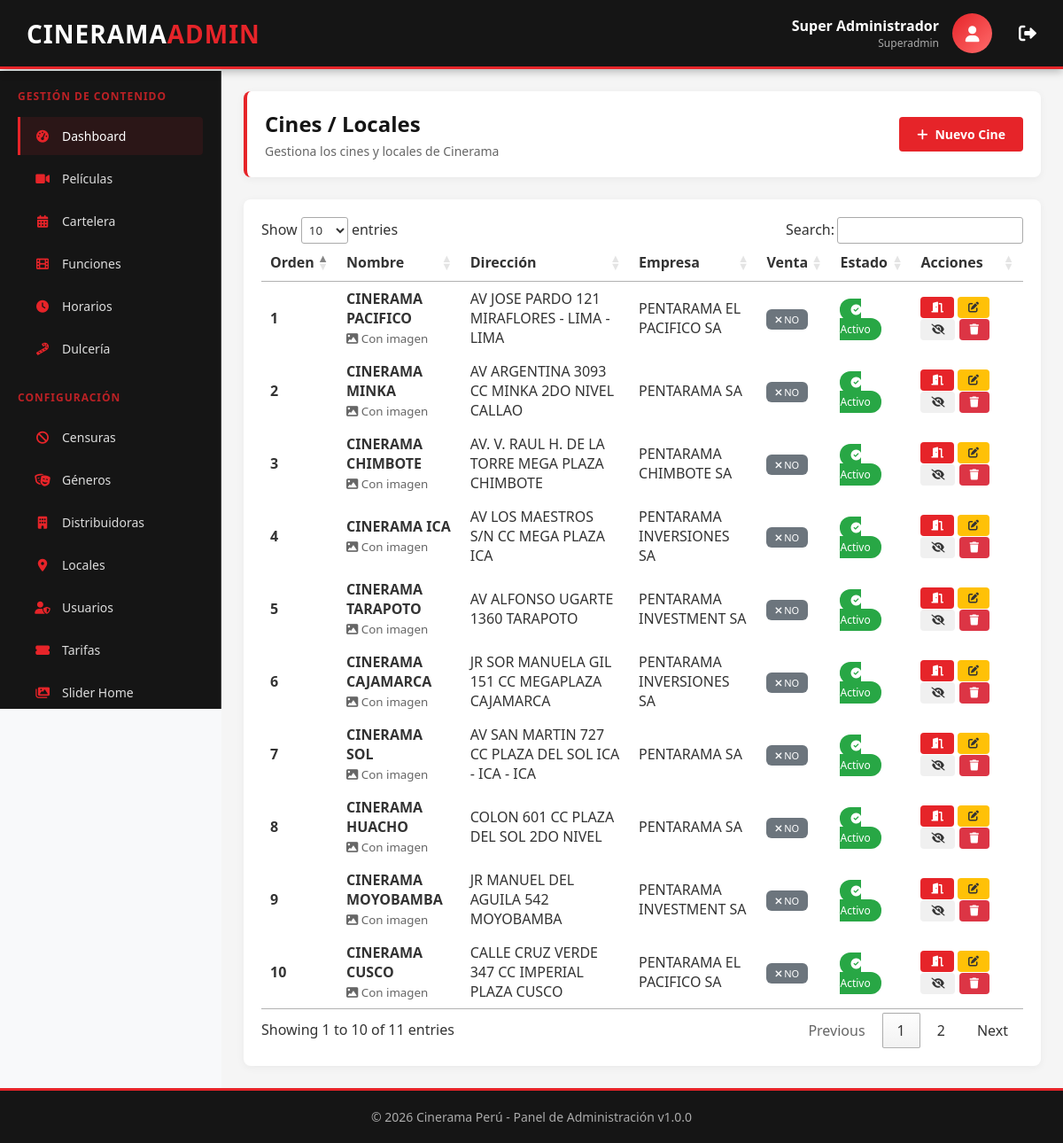
/panel/modules/cines/index.php (signed in), run on the app's committed database.
### tables this page shows
CREATE TABLE `tbl_locales`  (
  `id` int(5) NOT NULL AUTO_INCREMENT,
  `nombre` char(50) NOT NULL,
  `descripcion` char(100) NULL DEFAULT NULL,
  `direccion` char(100) NOT NULL,
  `ubigeo` char(6) NOT NULL,
  `cc` char(4) NOT NULL,
  `estado` char(1) NOT NULL DEFAULT '1',
  `empresa` int(5) NOT NULL,
  `img` char(50) NOT NULL,
  `orden` int(2) NOT NULL,
  `venta` char(2) NOT NULL DEFAULT 'NO',
  PRIMARY KEY (`id`) USING BTREE,
  INDEX `fk_local_empresa`(`empresa`) USING BTREE,
  CONSTRAINT `fk_local_empresa` FOREIGN KEY (`empresa`) REFERENCES `tbl_empresa` (`id`) ON DELETE RESTRICT ON UPDATE CASCADE
);

CREATE TABLE `tbl_empresa`  (
  `id` int(5) NOT NULL AUTO_INCREMENT,
  `razon_social` char(50) NULL DEFAULT NULL,
  `direccion` char(150) NULL DEFAULT NULL,
  `departamento` char(50) NOT NULL DEFAULT '',
  `provincia` char(50) NOT NULL DEFAULT '',
  `distrito` char(50) NOT NULL DEFAULT '',
  `ubigeo` char(6) NULL DEFAULT NULL,
  `ruc` char(11) NULL DEFAULT NULL,
  `estado` char(1) NULL DEFAULT '1',
  `exonerado` char(2) NOT NULL DEFAULT 'NO',
  `usuario_sol` char(50) NULL DEFAULT NULL,
  `clave_sol` char(50) NULL DEFAULT NULL,
  `certificado` char(50) NULL DEFAULT NULL,
  `clave_certificado` char(255) NULL DEFAULT NULL,
  `logo` char(50) NULL DEFAULT NULL,
  PRIMARY KEY (`id`) USING BTREE
);

### panel/modules/cines/index.php (the view, shortened to what this page needs)
<?php
require_once '../../config/config.php';
include '../../includes/header.php';
include '../../includes/sidebar.php';
try {
    $stmt = $db->query("
        SELECT l.*, e.razon_social as empresa_nombre
        FROM tbl_locales l
        LEFT JOIN tbl_empresa e ON l.empresa = e.id
        ORDER BY l.orden ASC, l.id DESC
    ");
    $cines = $stmt->fetchAll();
} catch (PDOException $e) {
    showAlert('error', 'Error', 'Error al obtener los cines: ' . $e->getMessage());
    $cines = [];
}
?>
<main class="admin-content">
    <div class="content-header">
        <div>
            <h1 class="page-title">Cines / Locales</h1>
            <p class="page-subtitle">Gestiona los cines y locales de Cinerama</p>
        </div>
        <div>
            <a href="create.php" class="btn btn-primary">
                <i class="fas fa-plus"></i> Nuevo Cine
            </a>
        </div>
    </div>
    <div class="table-container">
        <table class="datatable">
            <thead>
                <tr>
                    <th>Orden</th>
                    <th>Nombre</th>
                    <th>Dirección</th>
                    <th>Empresa</th>
                    <th>Venta</th>
                    <th>Estado</th>
                    <th>Acciones</th>
                </tr>
            </thead>
            <tbody>
                <?php foreach ($cines as $cine): ?>
                    <tr>
                        <td><strong><?php echo $cine['orden']; ?></strong></td>
                        <td>
                            <strong><?php echo htmlspecialchars($cine['nombre']); ?></strong>
                            <?php if ($cine['img']): ?>
                                <br><small style="color: #666;"><i class="fas fa-image"></i> Con imagen</small>
                            <?php endif; ?>
                        </td>
                        <td><?php echo htmlspecialchars($cine['direccion']); ?></td>
                        <td><?php echo htmlspecialchars($cine['empresa_nombre']); ?></td>
                        <td>
                            <?php if ($cine['venta'] == 'SI'): ?>
                                <span style="background: #28a745; color: white; padding: 4px 10px; border-radius: 6px; font-size: 11px;">
                                    <i class="fas fa-check"></i> SÍ
                                </span>
                            <?php else: ?>
                                <span style="background: #6c757d; color: white; padding: 4px 10px; border-radius: 6px; font-size: 11px;">
                                    <i class="fas fa-times"></i> NO
                                </span>
                            <?php endif; ?>
                        </td>
                        <td>
                            <?php if ($cine['estado'] == '1'): ?>
                                <span style="background: #28a745; color: white; padding: 4px 12px; border-radius: 12px; font-size: 12px;">
                                    <i class="fas fa-check-circle"></i> Activo
                                </span>
                            <?php else: ?>
                                <span style="background: #dc3545; color: white; padding: 4px 12px; border-radius: 12px; font-size: 12px;">
                                    <i class="fas fa-times-circle"></i> Inactivo
                                </span>
                            <?php endif; ?>
                        </td>
                        <td>
                            <a href="../salas/index.php?local=<?php echo $cine['id']; ?>" class="btn btn-primary btn-sm" title="Ver Salas">
                                <i class="fas fa-door-open"></i>
                            </a>
                            <a href="edit.php?id=<?php echo $cine['id']; ?>" class="btn btn-warning btn-sm" title="Editar">
                                <i class="fas fa-edit"></i>
                            </a>
                            <a href="toggle_status.php?id=<?php echo $cine['id']; ?>"
                                class="btn btn-secondary btn-sm btn-toggle-status"
                                title="<?php echo ($cine['estado'] == '1') ? 'Desactivar' : 'Activar'; ?>">
                                <i class="fas fa-<?php echo ($cine['estado'] == '1') ? 'eye-slash' : 'eye'; ?>"></i>
                            </a>
                            <a href="delete.php?id=<?php echo $cine['id']; ?>"
                                class="btn btn-danger btn-sm btn-delete"
                                data-name="<?php echo htmlspecialchars($cine['nombre']); ?>"
                                title="Eliminar">
                                <i class="fas fa-trash"></i>
                            </a>
                        </td>
                    </tr>
                <?php endforeach; ?>
            </tbody>
        </table>
    </div>
</main>
<?php
include '../../includes/footer.php'; ?>

### panel/includes/header.php (shortened to what this page needs)
<!DOCTYPE html>
<html lang="es">
<head>
    <link rel="stylesheet" href="https://cdnjs.cloudflare.com/ajax/libs/font-awesome/6.0.0/css/all.min.css">
    <link rel="stylesheet" href="https://cdn.jsdelivr.net/npm/sweetalert2@11/dist/sweetalert2.min.css">
    <link rel="stylesheet" href="https://cdn.datatables.net/1.13.7/css/jquery.dataTables.min.css">
    <link rel="stylesheet" href="<?php echo ASSETS_URL; ?>css/style.css">
</head>
<body>
    <header class="admin-header">
        <div class="logo-section">
            <div class="logo">CINERAMA<span>ADMIN</span></div>
        </div>
        <div class="user-panel">
            <div class="user-info">
                <div class="user-name"><?php echo htmlspecialchars($_SESSION['nombre'] ?? 'Usuario'); ?></div>
                <div class="user-role">
                    <?php
                    echo ucfirst($_SESSION['rol'] ?? 'Invitado');
                    ?>
                </div>
            </div>
            <div class="user-avatar">
                <i class="fas fa-user"></i>
            </div>
            <a href="<?php echo BASE_URL; ?>logout.php" class="btn-logout" title="Cerrar Sesión" style="margin-left: 15px; color: white; text-decoration: none;">
                <i class="fas fa-sign-out-alt fa-lg"></i>
            </a>
        </div>
    </header>
    <div class="admin-container">

### panel/includes/sidebar.php (shortened to what this page needs)
<?php
$role = $_SESSION['rol'] ?? 'guest';
$isSuper = ($role === 'superadmin' || $role === 'admin');
$isSupervisor = ($isSuper || $role === 'supervisor');
?>
<nav class="admin-sidebar">
    <?php if ($isSupervisor): ?>
        <div class="sidebar-section">
            <div class="sidebar-title">Gestión de Contenido</div>
            <ul class="sidebar-menu">
                <li class="menu-item <?php echo (basename($_SERVER['PHP_SELF']) == 'index.php') ? 'active' : ''; ?>">
                    <a href="<?php echo BASE_URL; ?>index.php">
                        <i class="fas fa-tachometer-alt"></i>
                        <span>Dashboard</span>
                    </a>
                </li>
                <li class="menu-item">
                    <a href="<?php echo BASE_URL; ?>modules/peliculas/">
                        <i class="fas fa-video"></i>
                        <span>Películas</span>
                    </a>
                </li>
                <li class="menu-item">
                    <a href="<?php echo BASE_URL; ?>modules/cartelera/">
                        <i class="fas fa-calendar-alt"></i>
                        <span>Cartelera</span>
                    </a>
                </li>
                <li class="menu-item">
                    <a href="<?php echo BASE_URL; ?>modules/funciones/">
                        <i class="fas fa-film"></i>
                        <span>Funciones</span>
                    </a>
                </li>
                <li class="menu-item">
                    <a href="<?php echo BASE_URL; ?>modules/horarios/">
                        <i class="fas fa-clock"></i>
                        <span>Horarios</span>
                    </a>
                </li>
                <li class="menu-item">
                    <a href="<?php echo BASE_URL; ?>modules/productos/">
                        <i class="fas fa-candy-cane"></i>
                        <span>Dulcería</span>
                    </a>
                </li>
            </ul>
        </div>
    <?php endif; ?>
    <?php if ($isSupervisor): ?>
        <div class="sidebar-section">
            <div class="sidebar-title">Configuración</div>
            <ul class="sidebar-menu">
                <li class="menu-item">
                    <a href="<?php echo BASE_URL; ?>modules/censuras/">
                        <i class="fas fa-ban"></i>
                        <span>Censuras</span>
                    </a>
                </li>
                <li class="menu-item">
                    <a href="<?php echo BASE_URL; ?>modules/generos/">
                        <i class="fas fa-theater-masks"></i>
                        <span>Géneros</span>
                    </a>
                </li>
                <li class="menu-item">
                    <a href="<?php echo BASE_URL; ?>modules/distribuidoras/">
                        <i class="fas fa-building"></i>
                        <span>Distribuidoras</span>
                    </a>
                </li>
                <?php if ($isSuper): ?>
                    <li class="menu-item">
                        <a href="<?php echo BASE_URL; ?>modules/cines/">
                            <i class="fas fa-map-marker-alt"></i>
                            <span>Locales</span>
                        </a>
                    </li>
                    <li class="menu-item">
                        <a href="<?php echo BASE_URL; ?>modules/usuarios/">
                            <i class="fas fa-user-shield"></i>
                            <span>Usuarios</span>
                        </a>
                    </li>
                <?php endif; ?>
                <li class="menu-item">
                    <a href="<?php echo BASE_URL; ?>modules/tarifas/">
                        <i class="fas fa-ticket-alt"></i>
                        <span>Tarifas</span>
                    </a>
                </li>
                <li class="menu-item">
                    <a href="<?php echo BASE_URL; ?>modules/slider/">
                        <i class="fas fa-images"></i>
                        <span>Slider Home</span>
                    </a>
                </li>
            </ul>
        </div>
    <?php endif; ?>
</nav>

### panel/includes/footer.php (shortened to what this page needs)
</div>
<footer class="admin-footer">
    <p>&copy; <?php echo date('Y'); ?> Cinerama Perú - Panel de Administración v<?php echo APP_VERSION; ?></p>
</footer>
</body>
</html>

### panel/assets/css/style.css (style rules this page uses)
:root { --cinerama-red: #e62429; --cinerama-dark: #151515; --cinerama-gray: #333333; --cinerama-light: #f5f5f5; }
* { margin: 0; padding: 0; box-sizing: border-box; font-family: 'Segoe UI', 'Helvetica Neue', Arial, sans-serif; }
body { background-color: #f8f9fa; color: #333; min-height: 100vh; }
.admin-header { background: var(--cinerama-dark); color: white; padding: 15px 30px; display: flex; justify-content: space-between; align-items: center; border-bottom: 3px solid var(--cinerama-red); box-shadow: 0 2px 10px rgba(0, 0, 0, 0.3); position: sticky; top: 0; z-index: 1000; }
.logo-section { display: flex; align-items: center; gap: 20px; }
.logo { font-size: 28px; font-weight: 800; color: white; letter-spacing: 1px; }
.logo span { color: var(--cinerama-red); }
.user-panel { display: flex; align-items: center; gap: 15px; }
.user-info { text-align: right; }
.user-name { font-weight: 600; color: white; }
.user-role { font-size: 12px; color: #aaa; }
.user-avatar { width: 45px; height: 45px; background: linear-gradient(135deg, var(--cinerama-red), #ff6b6b); border-radius: 50%; display: flex; align-items: center; justify-content: center; font-weight: bold; color: white; font-size: 18px; }
.admin-container { display: flex; min-height: calc(100vh - 80px); position: relative; }
.admin-sidebar { width: 250px; background: var(--cinerama-dark); padding: 20px 0; border-right: 1px solid #444; overflow-y: auto; height: calc(100vh - 80px); position: sticky; top: 80px; transition: transform 0.3s ease-in-out; z-index: 999; }
.sidebar-section { margin-bottom: 25px; padding: 0 20px; }
.sidebar-title { color: var(--cinerama-red); font-size: 12px; text-transform: uppercase; letter-spacing: 1px; margin-bottom: 15px; font-weight: 600; opacity: 0.8; }
.sidebar-menu { list-style: none; }
.menu-item { margin-bottom: 5px; }
.menu-item a { padding: 12px 15px; color: #ddd; display: flex; align-items: center; gap: 12px; border-left: 3px solid transparent; transition: all 0.3s; border-radius: 0 4px 4px 0; font-size: 14px; text-decoration: none; }
.menu-item.active a { background: rgba(230, 36, 41, 0.1); color: white; border-left-color: var(--cinerama-red); }
.menu-item i { width: 20px; text-align: center; color: var(--cinerama-red); font-size: 14px; }
.admin-content { flex: 1; padding: 25px; background: #f5f5f5; overflow-y: auto; width: 100%; }
.content-header { background: white; padding: 20px; border-radius: 8px; margin-bottom: 25px; box-shadow: 0 2px 10px rgba(0, 0, 0, 0.05); border-left: 4px solid var(--cinerama-red); display: flex; justify-content: space-between; align-items: center; flex-wrap: wrap; gap: 15px; }
.page-title { color: var(--cinerama-dark); font-size: 24px; margin-bottom: 5px; }
.page-subtitle { color: #666; font-size: 14px; }
.btn { padding: 10px 20px; border: none; border-radius: 4px; cursor: pointer; font-weight: 600; transition: all 0.3s; display: inline-flex; align-items: center; gap: 8px; font-size: 14px; text-decoration: none; }
.btn-primary { background: var(--cinerama-red); color: white; }
.btn-warning { background: #ffc107; color: #333; }
.btn-danger { background: #dc3545; color: white; }
.btn-secondary { background: #f0f0f0; color: #333; }
.btn-sm { padding: 6px 12px; font-size: 12px; }
.table-container { background: white; border-radius: 8px; padding: 20px; box-shadow: 0 2px 10px rgba(0, 0, 0, 0.05); overflow-x: auto; }
table.dataTable { width: 100% !important; }
.admin-footer { background: var(--cinerama-dark); color: #aaa; padding: 20px; text-align: center; border-top: 3px solid var(--cinerama-red); font-size: 14px; }

### data on the page
tbl_locales: orden "1", nombre "CINERAMA PACIFICO", img "Con imagen", direccion "AV JOSE PARDO 121 MIRAFLORES - LIMA - LIMA", empresa.razon_social "PENTARAMA EL PACIFICO SA", venta "NO", estado "1" (drawn)
tbl_locales: orden "2", nombre "CINERAMA MINKA", img "Con imagen", direccion "AV ARGENTINA 3093 CC MINKA 2DO NIVEL CALLAO", empresa.razon_social "PENTARAMA SA", venta "NO", estado "1" (drawn)
tbl_locales: orden "3", nombre "CINERAMA CHIMBOTE", shows "Con imagen", direccion "AV. V. RAUL H. DE LA TORRE MEGA PLAZA CHIMBOTE", empresa.razon_social "PENTARAMA CHIMBOTE SA", venta "NO", estado "1" (drawn)
tbl_locales: orden "4", nombre "CINERAMA ICA", img "Con imagen", direccion "AV LOS MAESTROS S/N CC MEGA PLAZA ICA", empresa.razon_social "PENTARAMA INVERSIONES SA", venta "NO", estado "1" (drawn)
tbl_locales: orden "5", nombre "CINERAMA TARAPOTO", shows "Con imagen", direccion "AV ALFONSO UGARTE 1360 TARAPOTO", empresa.razon_social "PENTARAMA INVESTMENT SA", venta "NO", estado "1" (drawn)
tbl_locales: orden "6", nombre "CINERAMA CAJAMARCA", shows "Con imagen", direccion "JR SOR MANUELA GIL 151 CC MEGAPLAZA CAJAMARCA", empresa.razon_social "PENTARAMA INVERSIONES SA", venta "NO", estado "1" (drawn)
tbl_locales: orden "7", nombre "CINERAMA SOL", shows "Con imagen", direccion "AV SAN MARTIN 727 CC PLAZA DEL SOL ICA - ICA - ICA", empresa.razon_social "PENTARAMA SA", venta "NO", estado "1" (drawn)
tbl_locales: orden "8", nombre "CINERAMA HUACHO", shows "Con imagen", direccion "COLON 601 CC PLAZA DEL SOL 2DO NIVEL", empresa.razon_social "PENTARAMA SA", venta "NO", estado "1" (drawn)
tbl_locales: orden "9", nombre "CINERAMA MOYOBAMBA", shows "Con imagen", direccion "JR MANUEL DEL AGUILA 542 MOYOBAMBA", empresa.razon_social "PENTARAMA INVESTMENT SA", venta "NO", estado "1" (drawn)
tbl_locales: orden "10", nombre "CINERAMA CUSCO", shows "Con imagen", direccion "CALLE CRUZ VERDE 347 CC IMPERIAL PLAZA CUSCO", empresa.razon_social "PENTARAMA EL PACIFICO SA", venta "NO", estado "1" (drawn)

### other printed values
$_SESSION['nombre'] "Super Administrador"
$_SESSION['rol'] "Superadmin"
APP_VERSION "1.0.0"
